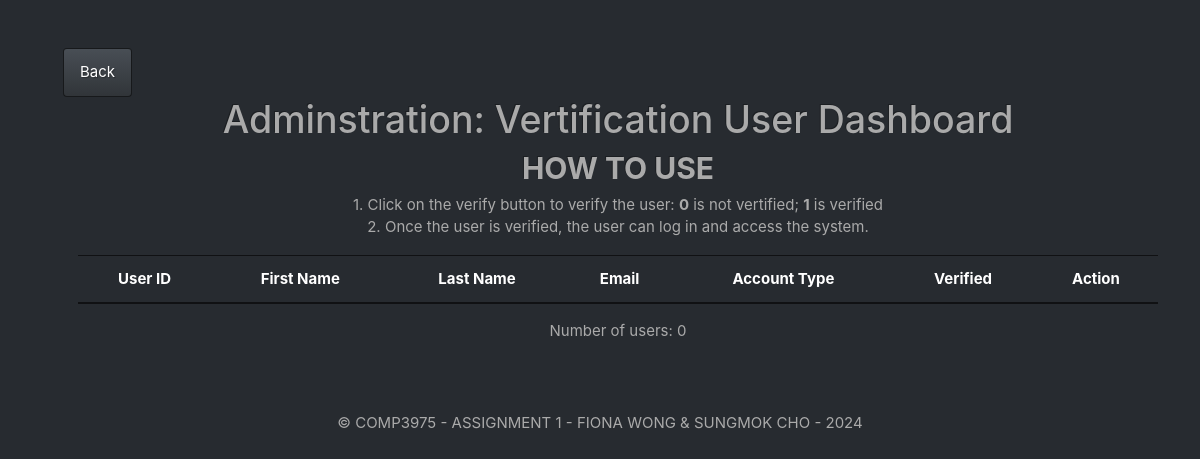
/members/admin.php, run on an earlier commit of the app's database.
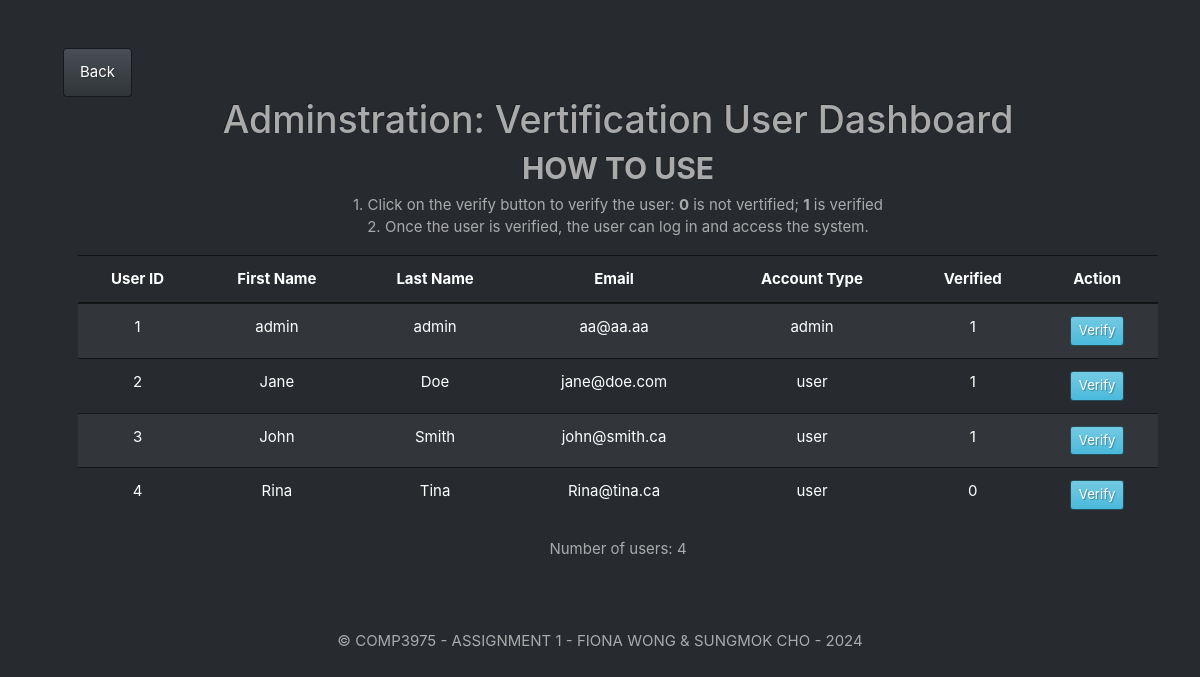
And on a later commit of the database.
### tables this page shows
CREATE TABLE users (
    id INTEGER PRIMARY KEY AUTOINCREMENT,
    username TEXT NOT NULL,
    password TEXT NOT NULL, 
    first_name TEXT NOT NULL,
    last_name TEXT NOT NULL,
    account_type TEXT NOT NULL,
    verified BOOLEAN DEFAULT 0,
    created_at DATETIME DEFAULT CURRENT_TIMESTAMP
);

### bank.php (called while the page is built, shortened)
<?php
class Bank{
    private $dbPath;
    public function __construct($dbPath) {
        $this->dbPath = $dbPath;
    }
    public function getUsers() {
        $conn = new SQLite3($this->dbPath);
        $sql = "SELECT * FROM users";
        $result = $conn->query($sql);
        $users = [];
        while ($row = $result->fetchArray(SQLITE3_ASSOC)) {
            $users[] = $row;
        }
        return $users;
    }
}
?>

### members/admin.php (the view, shortened to what this page needs)
<?php include("../include/_header.php") ?>
<a href="home.php" class="btn btn-primary">Back</a>
<div class="container text-center">
    <h1>Adminstration: Vertification User Dashboard</h1>
    <h2><b>HOW TO USE</b></h2>
    <p> 1. Click on the verify button to verify the user: <b>0</b> is not vertified; <b>1</b> is verified <br>
     2. Once the user is verified, the user can log in and access the system.</p>
    <div class="row">
        <div class="col-md-12">
            <table class="table table-striped">
                <thead>
                    <tr>
                        <th scope="col">User ID</th>
                        <th scope="col">First Name</th>
                        <th scope="col">Last Name</th>
                        <th scope="col">Email</th>
                        <th scope="col">Account Type</th>
                        <th scope="col">Verified</th>
                        <th scope="col">Action</th>
                    </tr>
                </thead>
                <tbody>
                    <?php
                    require_once "../bank.php";
                    $dbPath = '../bank.sqlite';
                    $bank = new Bank($dbPath);
                    $users = $bank->getUsers();
                    foreach ($users as $user) {
                        echo "<tr>";
                        echo "<td>" . $user['id'] . "</td>";
                        echo "<td>" . $user['first_name'] . "</td>";
                        echo "<td>" . $user['last_name'] . "</td>";
                        echo "<td>" . $user['username'] . "</td>";
                        echo "<td>" . $user['account_type'] . "</td>";
                        echo "<td>" . $user['verified'] . "</td>";
                        echo "<td>" . "<a href='verify_user.php?id=" . $user['id'] . "' class='btn btn-info btn-sm'>Verify</a>" . "</td>";
                        echo "</tr>";
                        }
                    ?>
                </tbody>
            </table>
            <div>
                <p>Number of users: <?php echo count($users); ?> </p>
            </div>
        </div>
    </div>
</div>
<?php include("../include/_footer.php") ?>

### include/_header.php (shortened to what this page needs)
<!DOCTYPE html>
<html lang="en">
<head>
    <link rel="stylesheet" href="https://bootswatch.com/4/slate/bootstrap.min.css">
</head>
<body>
<div class="container m-5">

### include/_footer.php (shortened to what this page needs)
</div>
<div class="footer">
    <p style="text-align: center; padding: 5px;">© COMP3975 - ASSIGNMENT 1 - FIONA WONG & SUNGMOK CHO - 2024
    </p>
</div>
</body>
</html>

What changed in the data, as far as the page shows it:
added users: id "1", first_name "admin", last_name "admin", username "aa@aa.aa", account_type "admin", verified "1"
added users: id "2", first_name "Jane", last_name "Doe", username "jane@doe.com", account_type "user", verified "1"
added users: id "3", first_name "John", last_name "Smith", username "john@smith.ca", account_type "user", verified "1"
added users: id "4", first_name "Rina", last_name "Tina", username "Rina@tina.ca", account_type "user", verified "0"
Also different on the page:
count($users): "0" → "4"
